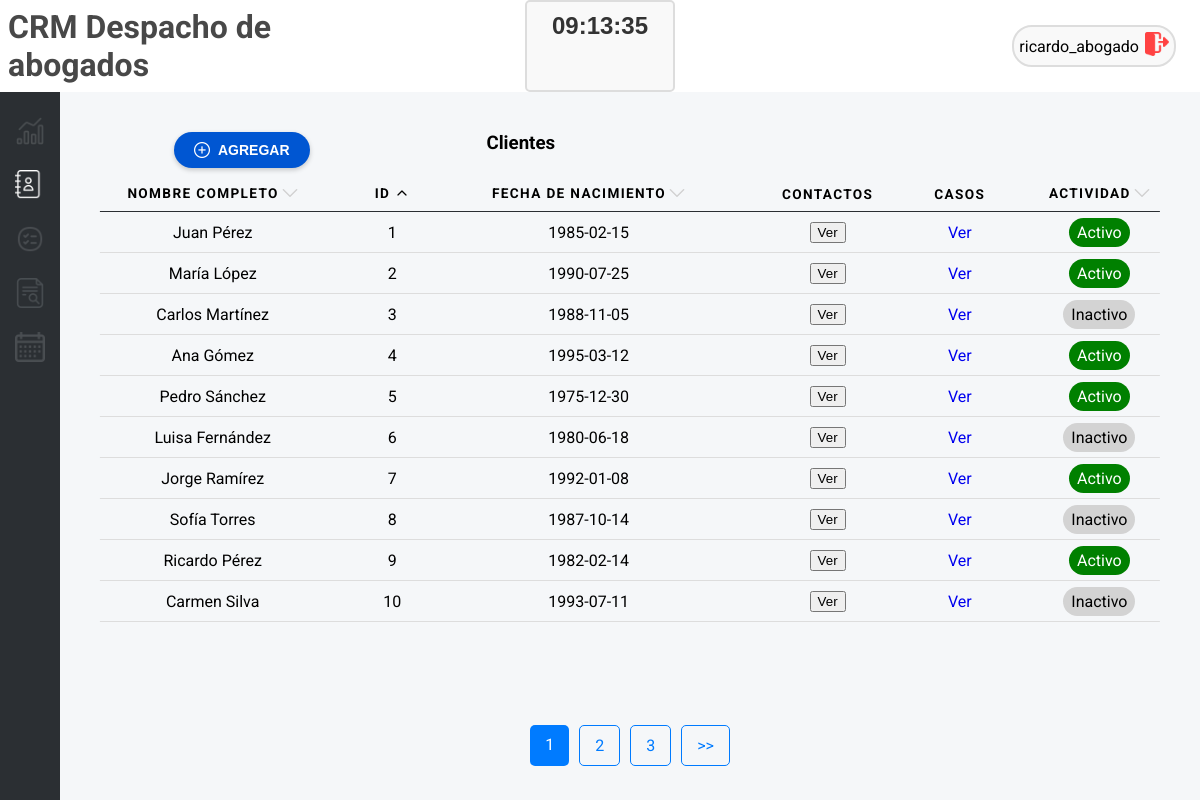
/contacts/page/1/id/asc (signed in), run on the app's committed database.
### tables this page shows
CREATE TABLE clientes (
            id INTEGER PRIMARY KEY AUTOINCREMENT,
            nombre_completo TEXT NOT NULL,
            telefono TEXT,
            email TEXT UNIQUE,
            preferencias TEXT,
            fecha_nacimiento TEXT,
            estado_actividad TEXT DEFAULT 'Inactivo',
            notas TEXT
        );

### app.py (the view)
@app.route('/contacts', defaults={'page': 1, 'order_by': 'nombre_completo', 'order_direction': 'asc'})
@app.route('/contacts/page/<int:page>/<order_by>/<order_direction>')
@login_required
def contacts(page, order_by, order_direction):
    per_page = 10  # Número de registros por página
    offset = (page - 1) * per_page  # Calcular el desplazamiento
    clientes = get_records('clientes', order_by=order_by, order_direction=order_direction, limit=per_page, offset=offset)
    total_records = get_total_records('clientes')
    total_pages = (total_records + per_page - 1) // per_page  # Redondeo hacia arriba
    return render_template(
        "contacts.html",
        clientes=clientes,
        current_page=page,
        total_pages=total_pages,
        message="Clientes",
        order_by=order_by,
        order_direction=order_direction
    )

### db_connection.py (called while the page is built)
def conectar():
    if 'db' not in g:
        try:
            g.db = sqlite3.connect(DATABASE)
            g.db.row_factory = sqlite3.Row
            print("Conexión exitosa a la base de datos")
        except sqlite3.Error as e:
            print(f"Error al conectar a la base de datos: {e}")
            g.db = None
    return g.db

def get_total_records(table_name):
    conn = conectar()
    cursor = conn.cursor()
    query = f"SELECT COUNT(*) FROM {table_name}"
    cursor.execute(query)
    total_records = cursor.fetchone()[0]
    return total_records

def get_records(table_name, order_by, order_direction='asc', limit=10, offset=0):
    conn = conectar()
    cursor = conn.cursor()
    if order_direction not in ['asc', 'desc']:
        order_direction = 'asc'
    query = f"SELECT * FROM {table_name} ORDER BY {order_by} {order_direction} LIMIT ? OFFSET ?"
    cursor.execute(query, (limit, offset))
    records = cursor.fetchall()
    return records

def login_required(f):
    @wraps(f)
    def decorated_function(*args, **kwargs):
        if 'username' not in session:
            return redirect('/login')
        return f(*args, **kwargs)
    return decorated_function

### templates/contacts.html (shortened to what this page needs)
{% include 'header.html' %}
<div id="contacts-tools">
  <div class="dashboard-content">
    <div class="table-top">
      <button class="button-add" onclick="openModal()">
      <img src="{{ url_for('static', filename='add-white.png') }}" alt="Add">
      Agregar
    </button><h3>{{ message }}</h3></div>
    <table>
      <thead>
        <tr>
          <th scope="col">
            <span>Nombre Completo
              <a href="/contacts/page/{{ current_page }}/nombre_completo/{{ 'desc' if order_direction == 'asc' else 'asc' }}">
                <img class="filter" src="{{ url_for('static', filename='up.png') if order_direction == 'asc' and order_by == 'nombre_completo' else (url_for('static', filename='down.png') if order_direction == 'desc' and order_by == 'nombre_completo' else url_for('static', filename='arrow-grey.png')) }}
                " alt="Orden">
              </a>
            </span>
          </th>
          <th scope="col"><span>ID <a href="/contacts/page/{{ current_page }}/id/{{ 'desc' if order_by == 'id' and order_direction == 'asc' else 'asc' }}">
            <img class="filter" src="{{ url_for('static', filename='up.png') if order_direction == 'asc' and order_by == 'id' else (url_for('static', filename='down.png') if order_direction == 'desc' and order_by == 'id' else url_for('static', filename='arrow-grey.png')) }}
            " alt="Ordenar por Estado Actividad">
          </a></span></th>
          <th scope="col">
            <span>Fecha de Nacimiento <a href="/contacts/page/{{ current_page }}/fecha_nacimiento/{{ 'desc' if order_by == 'fecha_nacimiento' and order_direction == 'asc' else 'asc' }}">
              <img class="filter" src="{{ url_for('static', filename='up.png') if order_direction == 'asc' and order_by == 'fecha_nacimiento' else (url_for('static', filename='down.png') if order_direction == 'desc' and order_by == 'fecha_nacimiento' else url_for('static', filename='arrow-grey.png')) }}
              " alt="Ordenar por Estado Actividad">
            </a></span>
          </th>
          <th scope="col">Contactos</th>
          <th scope="col">Casos</th>
          <th scope="col"><span>Actividad <a href="/contacts/page/{{ current_page }}/estado_actividad/{{ 'desc' if order_by == 'estado_actividad' and order_direction == 'asc' else 'asc' }}">
            <img class="filter" src="{{ url_for('static', filename='up.png') if order_direction == 'asc' and order_by == 'estado_actividad' else (url_for('static', filename='down.png') if order_direction == 'desc' and order_by == 'estado_actividad' else url_for('static', filename='arrow-grey.png')) }}
            " alt="Ordenar por Estado Actividad">
          </a></span></th>
        </tr>
      </thead>
      <tbody>
        {% for cliente in clientes %}
        <tr>
          <td data-label="Nombre Completo">{{ cliente[1] }}</td>
          <td data-label="ID">{{ cliente[0] }}</td>
          <td data-label="Fecha de nacimiento">{{ cliente[5] }}</td>
          <td data-label="Contactos"><button class="verBtn" data-nombre="{{ cliente[1] }}"
              data-telefono="{{ cliente[2] }}" data-email="{{ cliente[3] }}">Ver</button></td>
          <td data-label="Casos"><a href="/cases/client/{{ cliente[0] }}">Ver</a></td>
          <td data-label="Actividad">
            <span class="estado {% if cliente[6] == 'Activo' %}verde{% else %}gris{% endif %}">
              {{ cliente[6] }}
            </span>
          </td>
        </tr>
        {% endfor %}
      </tbody>
    </table>
    <section class="pagination">
      {% for page in range(1, total_pages + 1) %}
        <a href="/contacts/page/{{ page }}/{{ order_by }}/{{ order_direction }}" class="{% if page == current_page %}active{% endif %}">
          {{ page }}
        </a>
      {% endfor %}
      {% if current_page < total_pages %}
        <a href="/contacts/page/{{ current_page + 1 }}/{{ order_by }}/{{ order_direction }}">>></a>
      {% endif %}
    </section>
  </div>
</div>
{% include 'footer.html' %}

### static/style.css (style rules this page uses)
body { background-color: #F5F7F9; font-family: "Roboto", sans-serif; height: 100vh; margin: 0; display: flex; flex-direction: column; }
a { text-decoration: none; }
th span { display: flex; justify-content: center; }
th span img { padding-left: 0.2rem; }
h3 { text-align: center; width: 100%; }
#contacts-tools h3 { text-align: center; padding: 0 1vw; margin: 0 50% 0 0; justify-self: center; }
#contacts-tools { display: grid; }
.dashboard-content { display: flex; flex-direction: column; align-items: center; padding: 3vh 1vw; }
.estado { margin-top: 0.6rem; padding: 0.3rem 0.5rem; border-radius: 1rem; color: white; }
.gris { background-color: #D3D3D3; color: black; }
.verde { background-color: green; }
.filter { height: 1rem; width: auto; }
.button-add { display: flex; align-items: center; justify-content: center; align-self: flex-start; padding: 10px 20px; margin: 0 8.5vw 1vh; background-color: #0056D2; color: white; font-size: 14px; font-weight: bold; border: none; border-radius: 20px; cursor: pointer; text-transform: uppercase; box-shadow: 0 2px 5px rgba(0, 0, 0, 0.2); transition: background-color 0.3s ease, transform 0.2s ease; }
.button-add img { width: 16px; height: 16px; margin-right: 8px; }
.table-top { display: flex; flex-direction: row; margin-top: 2vh; width: 100%; justify-content: space-between; }
table { border-collapse: collapse; margin: 0; padding: 0; width: 100%; }
table tr { position: relative; }
table tr::before { content: ''; position: absolute; bottom: 0; left: 50%; width: 95%; height: 1.5px; background-color: #ddd; transform: translateX(-50%); }
table th, table td { padding: .625em; text-align: center; }
table th { font-size: .85em; letter-spacing: .1em; text-transform: uppercase; }
.pagination { margin-top: auto; justify-self: flex-end; display: flex; padding: 10px; }
.pagination a { padding: 10px 15px; margin: 0 5px; text-decoration: none; color: #007bff; border: 1px solid #007bff; border-radius: 5px; transition: background-color 0.3s; }
.pagination a.active { background-color: #007bff; color: white; border: none; }

### static/calendar.css (style rules this page uses)
*, *:before, *:after { -moz-box-sizing: border-box; -webkit-box-sizing: border-box; box-sizing: border-box; }

### static/report.css (style rules this page uses)
*, *:before, *:after { -moz-box-sizing: border-box; -webkit-box-sizing: border-box; box-sizing: border-box; }
table thead tr::before { background-color: #2b2f33; }

### data on the page
clientes: nombre_completo "Juan Pérez", id "1", fecha_nacimiento "1985-02-15", estado_actividad "Activo"
clientes: nombre_completo "María López", id "2", fecha_nacimiento "1990-07-25", estado_actividad "Activo"
clientes: nombre_completo "Carlos Martínez", id "3", fecha_nacimiento "1988-11-05", estado_actividad "Inactivo"
clientes: nombre_completo "Ana Gómez", id "4", fecha_nacimiento "1995-03-12", estado_actividad "Activo"
clientes: nombre_completo "Pedro Sánchez", id "5", fecha_nacimiento "1975-12-30", estado_actividad "Activo"
clientes: nombre_completo "Luisa Fernández", id "6", fecha_nacimiento "1980-06-18", estado_actividad "Inactivo"
clientes: nombre_completo "Jorge Ramírez", id "7", fecha_nacimiento "1992-01-08", estado_actividad "Activo"
clientes: nombre_completo "Sofía Torres", id "8", fecha_nacimiento "1987-10-14", estado_actividad "Inactivo"
clientes: nombre_completo "Ricardo Pérez", id "9", fecha_nacimiento "1982-02-14", estado_actividad "Activo"
clientes: nombre_completo "Carmen Silva", id "10", fecha_nacimiento "1993-07-11", estado_actividad "Inactivo"

### other printed values
{{ session.get('username', 'Invitado') }} "ricardo_abogado"
{{ message }} "Clientes"
{{ page }} "1" "2" "3"
